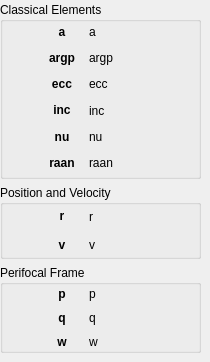
       <widget class="QWidget" name="tab_Elem">
        <attribute name="title">
         <string>Elements</string>
        </attribute>
        <widget class="QWidget" name="layoutWidget">
         <property name="geometry">
          <rect>
           <x>0</x>
           <y>2</y>
           <width>201</width>
           <height>351</height>
          </rect>
         </property>
         <layout class="QVBoxLayout" name="verticalLayout_11" stretch="12,5,6">
          <item>
           <widget class="QGroupBox" name="groupBox">
            <property name="sizePolicy">
             <sizepolicy hsizetype="Preferred" vsizetype="Preferred">
              <horstretch>0</horstretch>
              <verstretch>0</verstretch>
             </sizepolicy>
            </property>
            <property name="title">
             <string>Classical Elements</string>
            </property>
            <property name="flat">
             <bool>true</bool>
            </property>
            <widget class="QWidget" name="layoutWidget">
             <property name="geometry">
              <rect>
               <x>0</x>
               <y>20</y>
               <width>191</width>
               <height>151</height>
              </rect>
             </property>
             <layout class="QHBoxLayout" name="hlo_elem_data" stretch="1,1,2,0">
              <property name="sizeConstraint">
               <enum>QLayout::SetMinAndMaxSize</enum>
              </property>
              <item>
               <spacer name="verticalSpacer">
                <property name="orientation">
                 <enum>Qt::Vertical</enum>
                </property>
                <property name="sizeHint" stdset="0">
                 <size>
                  <width>20</width>
                  <height>40</height>
                 </size>
                </property>
               </spacer>
              </item>
              <item>
               <layout class="QVBoxLayout" name="vlo_elem_fields">
                <item>
                 <widget class="QLabel" name="lf_a">
                  <property name="text">
                   <string>&lt;html&gt;&lt;head/&gt;&lt;body&gt;&lt;p&gt;&lt;span style=&quot; font-weight:600;&quot;&gt;a&lt;/span&gt;&lt;/p&gt;&lt;/body&gt;&lt;/html&gt;</string>
                  </property>
                  <property name="alignment">
                   <set>Qt::AlignCenter</set>
                  </property>
                 </widget>
                </item>
                <item>
                 <widget class="QLabel" name="lf_argp">
                  <property name="text">
                   <string>&lt;html&gt;&lt;head/&gt;&lt;body&gt;&lt;p&gt;&lt;span style=&quot; font-weight:600;&quot;&gt;argp&lt;/span&gt;&lt;/p&gt;&lt;/body&gt;&lt;/html&gt;</string>
                  </property>
                  <property name="alignment">
                   <set>Qt::AlignCenter</set>
                  </property>
                 </widget>
                </item>
                <item>
                 <widget class="QLabel" name="lf_ecc">
                  <property name="text">
                   <string>&lt;html&gt;&lt;head/&gt;&lt;body&gt;&lt;p&gt;&lt;span style=&quot; font-weight:600;&quot;&gt;ecc&lt;/span&gt;&lt;/p&gt;&lt;/body&gt;&lt;/html&gt;</string>
                  </property>
                  <property name="alignment">
                   <set>Qt::AlignCenter</set>
                  </property>
                 </widget>
                </item>
                <item>
                 <widget class="QLabel" name="lf_inc">
                  <property name="text">
                   <string>&lt;html&gt;&lt;head/&gt;&lt;body&gt;&lt;p&gt;&lt;span style=&quot; font-weight:600;&quot;&gt;inc&lt;/span&gt;&lt;/p&gt;&lt;/body&gt;&lt;/html&gt;</string>
                  </property>
                  <property name="alignment">
                   <set>Qt::AlignCenter</set>
                  </property>
                 </widget>
                </item>
                <item>
                 <widget class="QLabel" name="lf_nu">
                  <property name="text">
                   <string>&lt;html&gt;&lt;head/&gt;&lt;body&gt;&lt;p&gt;&lt;span style=&quot; font-weight:600;&quot;&gt;nu&lt;/span&gt;&lt;/p&gt;&lt;/body&gt;&lt;/html&gt;</string>
                  </property>
                  <property name="alignment">
                   <set>Qt::AlignCenter</set>
                  </property>
                 </widget>
                </item>
                <item>
                 <widget class="QLabel" name="lf_raan">
                  <property name="text">
                   <string>&lt;html&gt;&lt;head/&gt;&lt;body&gt;&lt;p&gt;&lt;span style=&quot; font-weight:600;&quot;&gt;raan&lt;/span&gt;&lt;/p&gt;&lt;/body&gt;&lt;/html&gt;</string>
                  </property>
                  <property name="alignment">
                   <set>Qt::AlignCenter</set>
                  </property>
                 </widget>
                </item>
               </layout>
              </item>
              <item>
               <layout class="QVBoxLayout" name="vlo_elem_values">
                <item>
                 <widget class="QLabel" name="elem_coe_0">
                  <property name="text">
                   <string>a</string>
                  </property>
                  <property name="alignment">
                   <set>Qt::AlignLeading|Qt::AlignLeft|Qt::AlignVCenter</set>
                  </property>
                 </widget>
                </item>
                <item>
                 <widget class="QLabel" name="elem_coe_1">
                  <property name="text">
                   <string>argp</string>
                  </property>
                  <property name="alignment">
                   <set>Qt::AlignLeading|Qt::AlignLeft|Qt::AlignVCenter</set>
                  </property>
                 </widget>
                </item>
                <item>
                 <widget class="QLabel" name="elem_coe_2">
                  <property name="text">
                   <string>ecc</string>
                  </property>
                  <property name="alignment">
                   <set>Qt::AlignLeading|Qt::AlignLeft|Qt::AlignVCenter</set>
                  </property>
                 </widget>
                </item>
                <item>
                 <widget class="QLabel" name="elem_coe_3">
                  <property name="text">
                   <string>inc</string>
                  </property>
                  <property name="alignment">
                   <set>Qt::AlignLeading|Qt::AlignLeft|Qt::AlignVCenter</set>
                  </property>
                 </widget>
                </item>
                <item>
                 <widget class="QLabel" name="elem_coe_4">
                  <property name="text">
                   <string>nu</string>
                  </property>
                  <property name="alignment">
                   <set>Qt::AlignLeading|Qt::AlignLeft|Qt::AlignVCenter</set>
                  </property>
                 </widget>
                </item>
                <item>
                 <widget class="QLabel" name="elem_coe_5">
                  <property name="text">
                   <string>raan</string>
                  </property>
                  <property name="alignment">
                   <set>Qt::AlignLeading|Qt::AlignLeft|Qt::AlignVCenter</set>
                  </property>
                 </widget>
                </item>
               </layout>
              </item>
              <item>
               <spacer name="verticalSpacer_4">
                <property name="orientation">
                 <enum>Qt::Vertical</enum>
                </property>
                <property name="sizeHint" stdset="0">
                 <size>
                  <width>20</width>
                  <height>40</height>
                 </size>
                </property>
               </spacer>
              </item>
             </layout>
            </widget>
           </widget>
          </item>
          <item>
           <widget class="QGroupBox" name="groupBox_3">
            <property name="sizePolicy">
             <sizepolicy hsizetype="Preferred" vsizetype="Preferred">
              <horstretch>0</horstretch>
              <verstretch>0</verstretch>
             </sizepolicy>
            </property>
            <property name="title">
             <string>Position and Velocity</string>
            </property>
            <property name="flat">
             <bool>true</bool>
            </property>
            <widget class="QWidget" name="layoutWidget">
             <property name="geometry">
              <rect>
               <x>0</x>
               <y>20</y>
               <width>191</width>
               <height>51</height>
              </rect>
             </property>
             <layout class="QHBoxLayout" name="horizontalLayout_6" stretch="1,1,2,0">
              <item>
               <spacer name="verticalSpacer_3">
                <property name="orientation">
                 <enum>Qt::Vertical</enum>
                </property>
                <property name="sizeHint" stdset="0">
                 <size>
                  <width>20</width>
                  <height>40</height>
                 </size>
                </property>
               </spacer>
              </item>
              <item>
               <layout class="QVBoxLayout" name="verticalLayout_9">
                <item>
                 <widget class="QLabel" name="label_7">
                  <property name="text">
                   <string>&lt;html&gt;&lt;head/&gt;&lt;body&gt;&lt;p&gt;&lt;span style=&quot; font-weight:600;&quot;&gt;r&lt;/span&gt;&lt;/p&gt;&lt;/body&gt;&lt;/html&gt;</string>
                  </property>
                  <property name="alignment">
                   <set>Qt::AlignCenter</set>
                  </property>
                 </widget>
                </item>
                <item>
                 <widget class="QLabel" name="label_8">
                  <property name="text">
                   <string>&lt;html&gt;&lt;head/&gt;&lt;body&gt;&lt;p&gt;&lt;span style=&quot; font-weight:600;&quot;&gt;v&lt;/span&gt;&lt;/p&gt;&lt;/body&gt;&lt;/html&gt;</string>
                  </property>
                  <property name="alignment">
                   <set>Qt::AlignCenter</set>
                  </property>
                 </widget>
                </item>
               </layout>
              </item>
              <item>
               <layout class="QVBoxLayout" name="verticalLayout_10">
                <item>
                 <widget class="QLabel" name="elem_rv_0">
                  <property name="text">
                   <string>r</string>
                  </property>
                 </widget>
                </item>
                <item>
                 <widget class="QLabel" name="elem_rv_1">
                  <property name="text">
                   <string>v</string>
                  </property>
                 </widget>
                </item>
               </layout>
              </item>
              <item>
               <spacer name="verticalSpacer_6">
                <property name="orientation">
                 <enum>Qt::Vertical</enum>
                </property>
                <property name="sizeHint" stdset="0">
                 <size>
                  <width>20</width>
                  <height>40</height>
                 </size>
                </property>
               </spacer>
              </item>
             </layout>
            </widget>
           </widget>
          </item>
          <item>
           <widget class="QGroupBox" name="groupBox_2">
            <property name="sizePolicy">
             <sizepolicy hsizetype="Preferred" vsizetype="Preferred">
              <horstretch>0</horstretch>
              <verstretch>0</verstretch>
             </sizepolicy>
            </property>
            <property name="title">
             <string>Perifocal Frame</string>
            </property>
            <property name="flat">
             <bool>true</bool>
            </property>
            <widget class="QWidget" name="layoutWidget">
             <property name="geometry">
              <rect>
               <x>0</x>
               <y>20</y>
               <width>191</width>
               <height>66</height>
              </rect>
             </property>
             <layout class="QHBoxLayout" name="horizontalLayout_5" stretch="1,1,2,0">
              <item>
               <spacer name="verticalSpacer_2">
                <property name="orientation">
                 <enum>Qt::Vertical</enum>
                </property>
                <property name="sizeHint" stdset="0">
                 <size>
                  <width>20</width>
                  <height>40</height>
                 </size>
                </property>
               </spacer>
              </item>
              <item>
               <layout class="QVBoxLayout" name="verticalLayout_7">
                <item>
                 <widget class="QLabel" name="label">
                  <property name="text">
                   <string>&lt;html&gt;&lt;head/&gt;&lt;body&gt;&lt;p&gt;&lt;span style=&quot; font-weight:600;&quot;&gt;p&lt;/span&gt;&lt;/p&gt;&lt;/body&gt;&lt;/html&gt;</string>
                  </property>
                  <property name="alignment">
                   <set>Qt::AlignCenter</set>
                  </property>
                 </widget>
                </item>
                <item>
                 <widget class="QLabel" name="label_2">
                  <property name="text">
                   <string>&lt;html&gt;&lt;head/&gt;&lt;body&gt;&lt;p&gt;&lt;span style=&quot; font-weight:600;&quot;&gt;q&lt;/span&gt;&lt;/p&gt;&lt;/body&gt;&lt;/html&gt;</string>
                  </property>
                  <property name="alignment">
                   <set>Qt::AlignCenter</set>
                  </property>
                 </widget>
                </item>
                <item>
                 <widget class="QLabel" name="label_3">
                  <property name="text">
                   <string>&lt;html&gt;&lt;head/&gt;&lt;body&gt;&lt;p&gt;&lt;span style=&quot; font-weight:600;&quot;&gt;w&lt;/span&gt;&lt;/p&gt;&lt;/body&gt;&lt;/html&gt;</string>
                  </property>
                  <property name="alignment">
                   <set>Qt::AlignCenter</set>
                  </property>
                 </widget>
                </item>
               </layout>
              </item>
              <item>
               <layout class="QVBoxLayout" name="verticalLayout_8">
                <item>
                 <widget class="QLabel" name="elem_pqw_0">
                  <property name="text">
                   <string>p</string>
                  </property>
                 </widget>
                </item>
                <item>
                 <widget class="QLabel" name="elem_pqw_1">
                  <property name="text">
                   <string>q</string>
                  </property>
                 </widget>
                </item>
                <item>
                 <widget class="QLabel" name="elem_pqw_2">
                  <property name="text">
                   <string>w</string>
                  </property>
                 </widget>
                </item>
               </layout>
              </item>
              <item>
               <spacer name="verticalSpacer_5">
                <property name="orientation">
                 <enum>Qt::Vertical</enum>
                </property>
                <property name="sizeHint" stdset="0">
                 <size>
                  <width>20</width>
                  <height>40</height>
                 </size>
                </property>
               </spacer>
              </item>
             </layout>
            </widget>
           </widget>
          </item>
         </layout>
        </widget>
       </widget>
